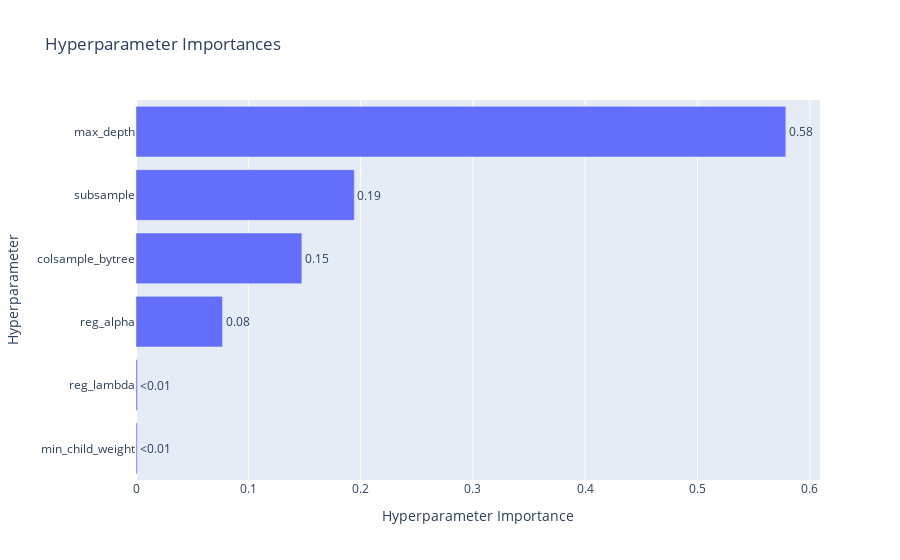

Source (notebook cell):
### Code cell
optuna.visualization.plot_param_importances(study)

### Figure 1 — Plotly figure (JSON) as saved in the notebook; plotly's stock layout.template omitted (floating-point values rounded to 4 significant figures)
{"data": [{"cliponaxis": false, "hovertemplate": ["min_child_weight (FloatDistribution): 0.0010620486646746453<extra></extra>", "reg_lambda (FloatDistribution): 0.0012326790470521627<extra></extra>", "reg_alpha (FloatDistribution): 0.07705228969287668<extra></extra>", "colsample_bytree (FloatDistribution): 0.14768303384013323<extra></extra>", "subsample (FloatDistribution): 0.19434870346901328<extra></extra>", "max_depth (IntDistribution): 0.5786212452862499<extra></extra>"], "name": "Objective Value", "orientation": "h", "text": ["<0.01", "<0.01", "0.08", "0.15", "0.19", "0.58"], "textposition": "outside", "type": "bar", "x": [0.001062, 0.001233, 0.07705, 0.1477, 0.1943, 0.5786], "y": ["min_child_weight", "reg_lambda", "reg_alpha", "colsample_bytree", "subsample", "max_depth"]}], "layout": {"title": {"text": "Hyperparameter Importances"}, "xaxis": {"title": {"text": "Hyperparameter Importance"}}, "yaxis": {"title": {"text": "Hyperparameter"}}}}
